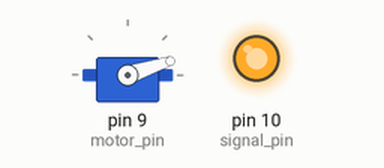
Recording of a sketch running on a simulated Arduino Uno, built with avr-gcc and run on an emulated ATmega328P. Shown: servo, output pins drawn as LEDs (lit = HIGH).

Above: at 0.05 s.
At 3.95 s:
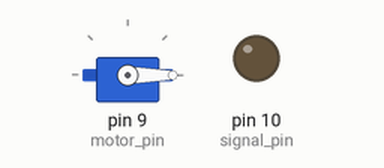
Timing chart, 0 to 5.2 s (numbered marks = the images above):
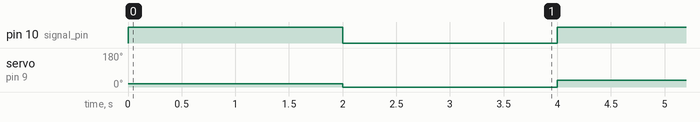

The sketch:

period_loop.ino
```cpp
// Signal pin
int signal_pin = 10;
int motor_pin = 9;

// Motor
# include <Servo.h>
Servo esc;

void setup() {
  pinMode(signal_pin, OUTPUT);
  esc.attach(motor_pin, 1000, 2000);
  esc.writeMicroseconds(0);

  for (int us = 1100; us <= 2000; us = us + 100) {
    digitalWrite(signal_pin, HIGH);
    esc.writeMicroseconds(us);
    delay(2000);

    esc.writeMicroseconds(0);
    digitalWrite(signal_pin, LOW);
    delay(2000);
  }

  delay(5000);
  esc.writeMicroseconds(0);
}

void loop() {
  digitalWrite(signal_pin, LOW);
}
```

Measured:
- by itself, pin 10 (signal_pin): alternates HIGH for 2.0 s and LOW for 2.0 s
